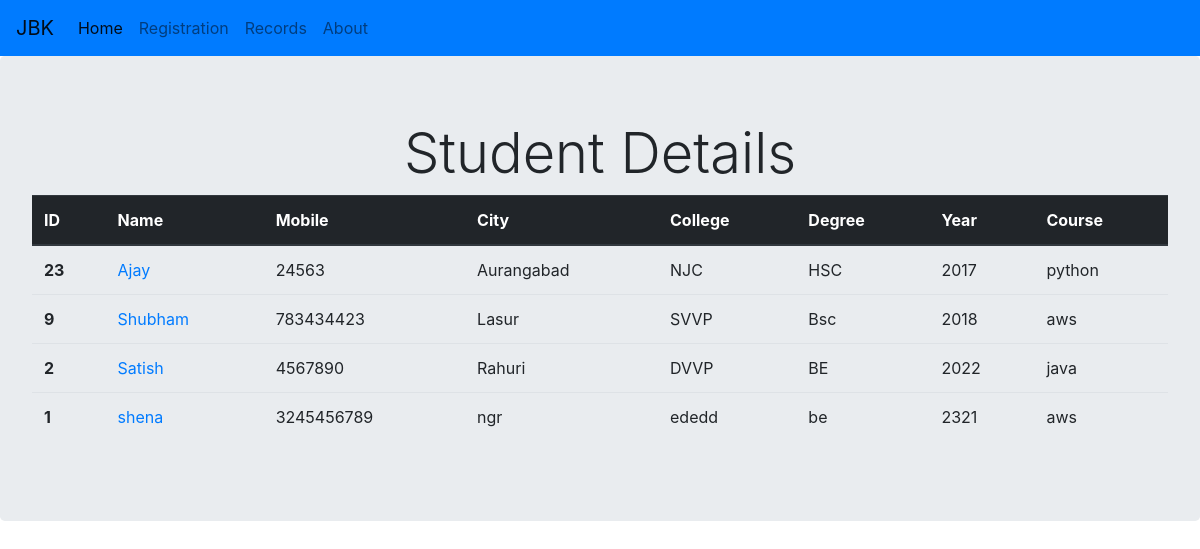
The app's page /record/ with its own data.
### student/models.py (models this page shows)
class Details(models.Model):
    stu_id = models.IntegerField()
    name = models.CharField(max_length=100)
    mob = models.IntegerField(null=True)
    city = models.CharField(max_length=100)
    college=models.CharField(max_length=100)
    degree=models.CharField(max_length=100)
    year = models.IntegerField()
    course =models.CharField(max_length=100)

### student/views.py (the view)
# urls.py: path("record/",record),
def record(request):
    data=Details.objects.all()
    context={
        'data':data
    }
    return render(request,'student/record.html',context)

### student/templates/student/record.html (shortened to what this page needs)
{% extends 'student/master.html' %}
{% block body %}
<h1 style="text-align: center;" class="display-4">Student Details</h1>
<table class="table">
     <thead class="thead-dark">
       <tr>
         <th scope="col">ID</th>
         <th scope="col">Name</th>
         <th scope="col">Mobile</th>
         <th scope="col">City</th>
         <th scope="col">College</th>
         <th scope="col">Degree</th>
         <th scope="col">Year</th>
         <th scope="col">Course</th>
       </tr>
     </thead>
     <tbody>
          {% for student in data %}
       <tr>
         <th>{{student.stu_id}}</th>
         <td><a href="/update/{{student.stu_id}}">{{student.name}}</a></td>
         <td>{{student.mob}}</td>
         <td>{{student.city}}</td>
         <td>{{student.college}}</td>
         <td>{{student.degree}}</td>
         <td>{{student.year}}</td>
         <td>{{student.course}}</td>
       </tr>
       {% endfor %}
     </tbody>
   </table>
{% endblock %}

### student/templates/student/master.html (shortened to what this page needs)
<!DOCTYPE html>
<html lang="en">
<head>
    {% load static %}
    <link rel="stylesheet" href="https://cdn.jsdelivr.net/npm/bootstrap@4.0.0/dist/css/bootstrap.min.css">
</head>
<body style="overflow-x: hidden">
    <nav class="navbar navbar-expand-lg navbar-light bg-primary">
        <a class="navbar-brand" href="#">JBK</a>
        <div class="collapse navbar-collapse" id="navbarNav">
          <ul class="navbar-nav">
            <li class="nav-item active">
              <a class="nav-link" href="/">Home <span class="sr-only">(current)</span></a>
            </li>
            <li class="nav-item">
              <a class="nav-link" href="/registration/">Registration </a>
            </li>
            <li class="nav-item">
              <a class="nav-link" href="/record/">Records </a>
            </li>
            <li class="nav-item">
                <a class="nav-link" href="/about/">About </a>
              </li>
          </ul>
        </div>
      </nav>
    <div class="jumbotron">
        {% block body %}
        {% endblock %}
    </div>
</body>
</html>

### records on screen
Details: stu_id "23", name "Ajay", mob "24563", city "Aurangabad", college "NJC", degree "HSC", year "2017", course "python"
Details: stu_id "9", name "Shubham", mob "783434423", city "Lasur", college "SVVP", degree "Bsc", year "2018", course "aws"
Details: stu_id "2", name "Satish", mob "4567890", city "Rahuri", college "DVVP", degree "BE", year "2022", course "java"
Details: stu_id "1", name "shena", mob "3245456789", city "ngr", college "ededd", degree "be", year "2321", course "aws"
